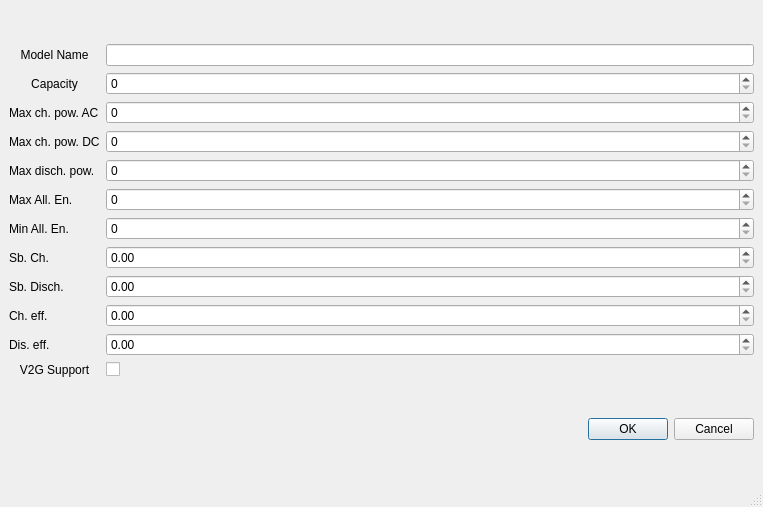
<?xml version="1.0" encoding="UTF-8"?>
<ui version="4.0">
 <class>MainWindow</class>
 <widget class="QMainWindow" name="MainWindow">
  <property name="geometry">
   <rect>
    <x>0</x>
    <y>0</y>
    <width>763</width>
    <height>507</height>
   </rect>
  </property>
  <property name="windowTitle">
   <string>Add E-Car Model</string>
  </property>
  <widget class="QWidget" name="centralwidget">
   <layout class="QGridLayout" name="gridLayout_2">
    <item row="1" column="0">
     <layout class="QGridLayout" name="gridLayout">
      <item row="10" column="3">
       <widget class="QDoubleSpinBox" name="doubleSpinBox_4">
        <property name="maximum">
         <double>1000.000000000000000</double>
        </property>
       </widget>
      </item>
      <item row="0" column="1">
       <widget class="QLabel" name="label">
        <property name="text">
         <string>Model Name</string>
        </property>
        <property name="alignment">
         <set>Qt::AlignCenter</set>
        </property>
       </widget>
      </item>
      <item row="11" column="1">
       <widget class="QLabel" name="label_4">
        <property name="text">
         <string>V2G Support</string>
        </property>
        <property name="alignment">
         <set>Qt::AlignCenter</set>
        </property>
       </widget>
      </item>
      <item row="6" column="3">
       <widget class="QSpinBox" name="spinBox_6"/>
      </item>
      <item row="7" column="1">
       <widget class="QLabel" name="label_10">
        <property name="text">
         <string>Sb. Ch. </string>
        </property>
       </widget>
      </item>
      <item row="6" column="1">
       <widget class="QLabel" name="label_9">
        <property name="text">
         <string>Min All. En.</string>
        </property>
       </widget>
      </item>
      <item row="5" column="3">
       <widget class="QSpinBox" name="spinBox_5">
        <property name="maximum">
         <number>100</number>
        </property>
       </widget>
      </item>
      <item row="1" column="1">
       <widget class="QLabel" name="label_2">
        <property name="text">
         <string>Capacity</string>
        </property>
        <property name="alignment">
         <set>Qt::AlignCenter</set>
        </property>
       </widget>
      </item>
      <item row="9" column="1">
       <widget class="QLabel" name="label_12">
        <property name="text">
         <string>Ch. eff.</string>
        </property>
       </widget>
      </item>
      <item row="1" column="3">
       <widget class="QSpinBox" name="spinBox"/>
      </item>
      <item row="0" column="3">
       <widget class="QLineEdit" name="lineEdit"/>
      </item>
      <item row="11" column="3">
       <widget class="QCheckBox" name="checkBox_2">
        <property name="text">
         <string/>
        </property>
       </widget>
      </item>
      <item row="9" column="3">
       <widget class="QDoubleSpinBox" name="doubleSpinBox_3">
        <property name="maximum">
         <double>1000.000000000000000</double>
        </property>
       </widget>
      </item>
      <item row="2" column="1">
       <widget class="QLabel" name="label_5">
        <property name="text">
         <string>Max ch. pow. AC</string>
        </property>
       </widget>
      </item>
      <item row="10" column="1">
       <widget class="QLabel" name="label_13">
        <property name="text">
         <string>Dis. eff.</string>
        </property>
       </widget>
      </item>
      <item row="2" column="3">
       <widget class="QSpinBox" name="spinBox_2"/>
      </item>
      <item row="3" column="3">
       <widget class="QSpinBox" name="spinBox_3"/>
      </item>
      <item row="3" column="1">
       <widget class="QLabel" name="label_6">
        <property name="text">
         <string>Max ch. pow. DC</string>
        </property>
       </widget>
      </item>
      <item row="4" column="3">
       <widget class="QSpinBox" name="spinBox_4"/>
      </item>
      <item row="5" column="1">
       <widget class="QLabel" name="label_8">
        <property name="text">
         <string>Max All. En.</string>
        </property>
       </widget>
      </item>
      <item row="4" column="1">
       <widget class="QLabel" name="label_7">
        <property name="text">
         <string>Max disch. pow.</string>
        </property>
       </widget>
      </item>
      <item row="7" column="3">
       <widget class="QDoubleSpinBox" name="doubleSpinBox">
        <property name="maximum">
         <double>100.000000000000000</double>
        </property>
       </widget>
      </item>
      <item row="8" column="1">
       <widget class="QLabel" name="label_11">
        <property name="text">
         <string>Sb. Disch. </string>
        </property>
       </widget>
      </item>
      <item row="8" column="3">
       <widget class="QDoubleSpinBox" name="doubleSpinBox_2">
        <property name="maximum">
         <double>100.000000000000000</double>
        </property>
       </widget>
      </item>
     </layout>
    </item>
    <item row="2" column="0">
     <widget class="QDialogButtonBox" name="buttonBox">
      <property name="standardButtons">
       <set>QDialogButtonBox::Cancel|QDialogButtonBox::Ok</set>
      </property>
     </widget>
    </item>
   </layout>
  </widget>
  <widget class="QStatusBar" name="statusbar"/>
 </widget>
 <resources/>
 <connections>
  <connection>
   <sender>buttonBox</sender>
   <signal>accepted()</signal>
   <receiver>MainWindow</receiver>
   <slot>accept()</slot>
   <hints>
    <hint type="sourcelabel">
     <x>489</x>
     <y>473</y>
    </hint>
    <hint type="destinationlabel">
     <x>498</x>
     <y>503</y>
    </hint>
   </hints>
  </connection>
  <connection>
   <sender>buttonBox</sender>
   <signal>rejected()</signal>
   <receiver>MainWindow</receiver>
   <slot>reject()</slot>
   <hints>
    <hint type="sourcelabel">
     <x>489</x>
     <y>473</y>
    </hint>
    <hint type="destinationlabel">
     <x>498</x>
     <y>479</y>
    </hint>
   </hints>
  </connection>
 </connections>
 <slots>
  <slot>accept()</slot>
  <slot>reject()</slot>
 </slots>
</ui>
